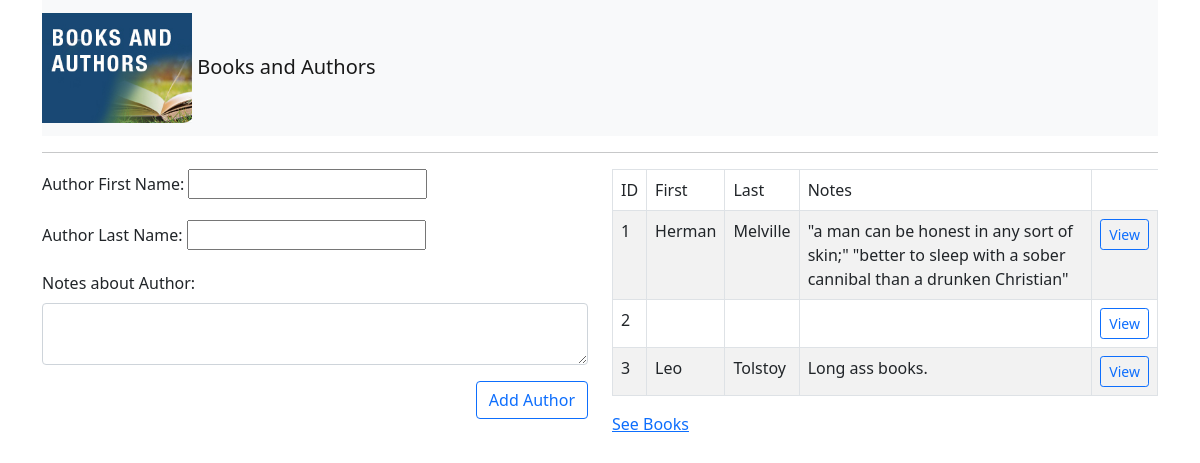
Screenshot of /authors/ with the database file from the repository.
### books_authors_app/models.py (models this page shows)
class Author(models.Model):
    first_name = models.CharField(max_length = 45)
    last_name = models.TextField()
    notes = models.TextField()
    books = models.ManyToManyField(Book, related_name = 'authors')
    created_at = models.DateTimeField(auto_now_add = True)
    updated_at = models.DateTimeField(auto_now = True)

### books_authors_app/views.py (the view)
def authors(request):
    authors = Author.objects.all()
    context = {
        'authors': authors
    }
    return render(request, 'authors.html', context)

### books_authors_app/templates/authors.html (shortened to what this page needs)
{% extends 'base.html' %}
{% block main %}
<div class="row">
    <div class="col">
        <form action="/catalog_authors" method="post">
            <div class="mb-3">
                <label for="author_first_name" class="form-label"> Author First Name:</label>
                <input type="text" name="author_first_name" id="author_first_name">
            </div>
            <div class="mb-3">
                <label for="author_last_name" class="form-label"> Author Last Name:</label>
                <input type="text" name="author_last_name" id="author_last_name">
            </div>
            <div class="mb-3">
                <label for="author_notes" class="form-label"> Notes about Author:</label>
                <textarea type="text" name="author_notes" id="author_notes" class="form-control"></textarea>
            </div>
            <div class="mb-3 d-flex justify-content-end">
                <input type="submit" value="Add Author" class="btn btn-outline-primary">
            </div>
        </form>
    </div>
    <div class="col">
        <table class="table table-bordered table-striped">
            <thead>
                <tr>
                    <td>ID</td>
                    <td>First</td>
                    <td>Last</td>
                    <td>Notes</td>
                </tr>
            </thead>
            <tbody>
                {% for author in authors %}
                <tr>
                    <td>{{ author.id }}</td>
                    <td>{{ author.first_name}}</td>
                    <td>{{ author.last_name }}</td>
                    <td>{{ author.notes}}</td>
                    <td><a href="/author/{{ author.id }}" class="btn btn-sm btn btn-outline-primary">View</a></td>
                </tr>
                {% endfor %}
            </tbody>
        </table>
        <a href="/books">See Books</a>
    </div>
</div>
{% endblock main %}

### rows the page displays
Author: id "1", first_name "Herman", last_name "Melville", notes "\"a man can be honest in any sort of skin;\" \"better to sleep with a sober cannibal than a drunken Christian\""
Author: id "2"
Author: id "3", first_name "Leo", last_name "Tolstoy", notes "Long ass books."
